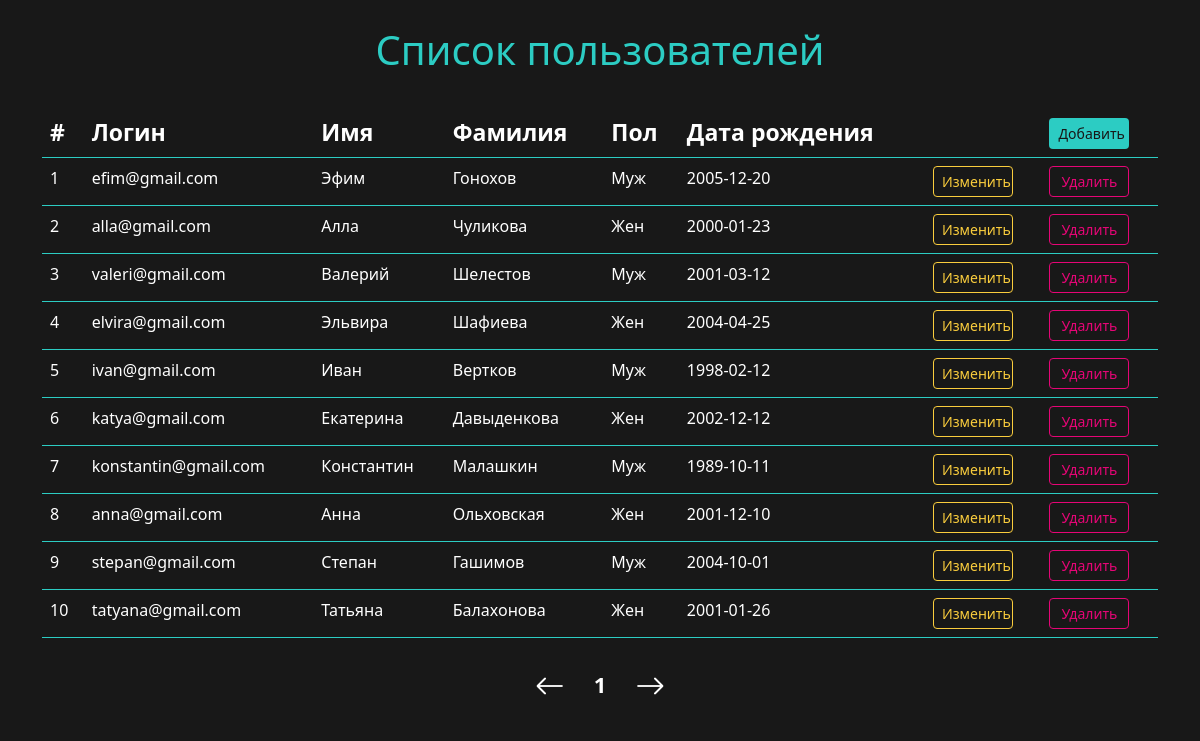
Before: / with the older database file.
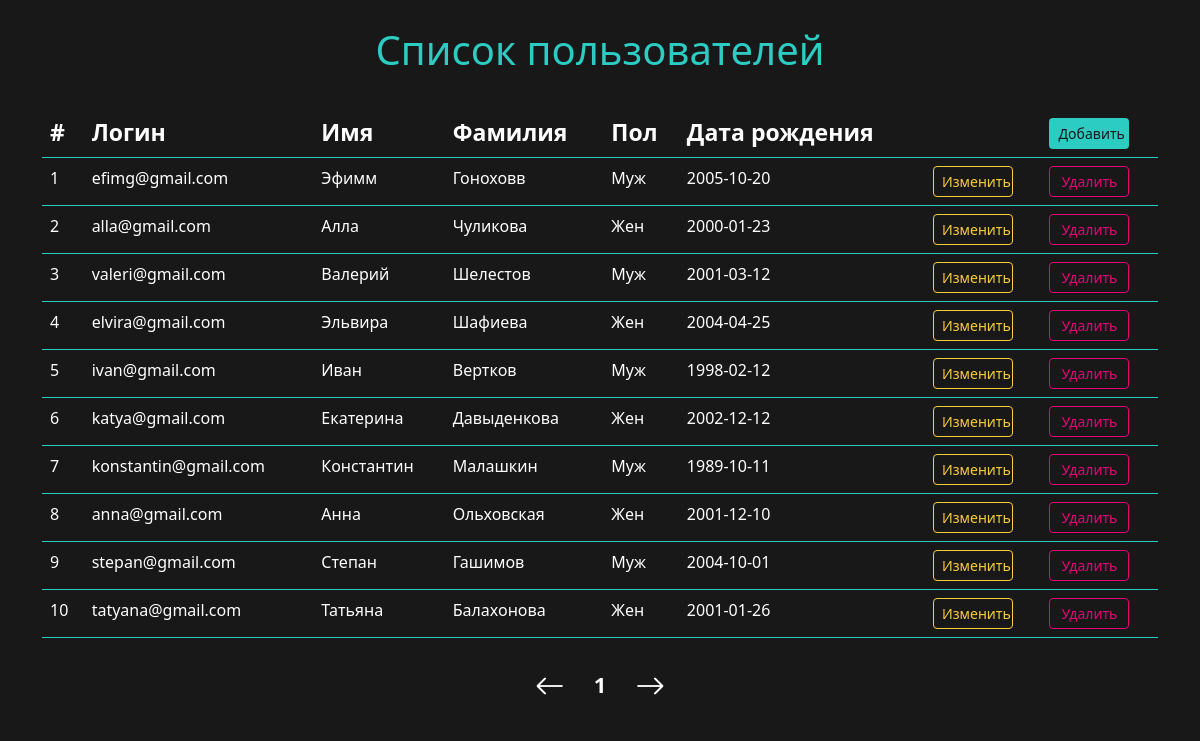
After: the same page with the newer database file.
### tables this page shows
CREATE TABLE IF NOT EXISTS `users` (
  `ID` int UNSIGNED NOT NULL AUTO_INCREMENT,
  `login` varchar(100) NOT NULL,
  `password` varchar(255) NOT NULL,
  `name` varchar(100) NOT NULL,
  `surname` varchar(100) NOT NULL,
  `gender` int NOT NULL,
  `birthdate` date NOT NULL,
  PRIMARY KEY (`ID`),
  UNIQUE KEY `login` (`login`)
);

### index.php (the view, shortened to what this page needs)
<?php
require_once 'db.php';
$sort = $_GET['sort'] ?? 'id';
$order = $_GET['order'] ?? 'asc';
$limit = 10;
$page = $_GET['page'] ?? 1;
$offset = ($page - 1) * $limit;
$order = ($order === 'desc') ? 'desc' : 'asc';
$sql = "SELECT * FROM users ORDER BY $sort $order LIMIT $limit OFFSET $offset";
$result = $conn->query($sql);
$total_result = $conn->query("SELECT COUNT(*) AS total FROM users");
$total_row = $total_result->fetch_assoc();
$total_users = $total_row['total'];
$total_pages = ceil($total_users / $limit);
$counter = ($page - 1) * $limit + 1;
?>
<!DOCTYPE html>
<html lang="ru">
<head>
    <link href="https://cdn.jsdelivr.net/npm/bootstrap@5.3.0/dist/css/bootstrap.min.css" rel="stylesheet">
    <link rel="stylesheet" type="text/css" href="style.css">
    <link rel="stylesheet" href="https://cdn.jsdelivr.net/npm/bootstrap-icons@1.10.5/font/bootstrap-icons.css">
</head>
<body class="p-3">
<div class="col-12">
   <h1>Список пользователей</h1>
   <br>
   <div class="container">
      <table class="table">
         <thead>
            <tr>
               <th>#</th>
               <th><a href="?sort=login&order=<?php echo $order === 'asc' ? 'desc' : 'asc' ?>&page=<?php echo $page; ?>">Логин</a></th>
               <th><a href="?sort=name&order=<?php echo  $order === 'asc' ? 'desc' : 'asc' ?>&page=<?php echo $page; ?>">Имя</a></th>
               <th><a href="?sort=surname&order=<?php echo  $order === 'asc' ? 'desc' : 'asc' ?>&page=<?php echo $page; ?>">Фамилия</a></th>
               <th><a href="?sort=gender&order=<?php echo  $order === 'asc' ? 'desc' : 'asc' ?>&page=<?php echo $page; ?>">Пол</a></th>
               <th><a href="?sort=birthdate&order=<?php echo  $order === 'asc' ? 'desc' : 'asc' ?>&page=<?php echo $page; ?>">Дата рождения</a></th>
               <th></th>
               <th><a href="add_user.php" class="btn btn-sm add-btn">Добавить</a></th>
            </tr>
         </thead>
         <tbody>
            <?php while ($row = $result->fetch_assoc()): ?>
               <tr>
                  <td><?php echo $counter ?></td>
                  <td><?php echo  htmlspecialchars($row['login']) ?></td>
                  <td><?php echo  htmlspecialchars($row['name']) ?></td>
                  <td><?php echo  htmlspecialchars($row['surname']) ?></td>
                  <td><?php echo  $row['gender'] ? 'Жен' : 'Муж' ?></td>
                  <td><?php echo  htmlspecialchars($row['birthdate']) ?></td>
                  <td>
                     <a href="edit_user.php?id=<?php echo $row['ID'] ?>" class="btn btn-sm edit-btn" >Изменить</a>
                  </td>
                  <td>
                     <form action="operations.php" method="POST" style="display:inline;">
                        <button type="submit" class="btn btn-sm delete-btn">Удалить</button>
                     </form>
                  </td>
               </tr>
            <?php $counter = $counter+1; ?>
            <?php endwhile; ?>
         </tbody>
      </table>
   </div>
   <div class="pagination">
      <a href="?page=<?php echo max($page-1,1) ?>&sort=<?php echo $sort ?>&order=<?php echo $order ?>" class="btn btn-sm page-btn">
          <i class="bi bi-arrow-left"></i>
      </a>
      <span class="current-page"><?php echo $page; ?></span>
      <a href="?page=<?php echo min($page+1,$total_pages) ?>&sort=<?php echo $sort ?>&order=<?php echo $order ?>" class="btn btn-sm page-btn">
          <i class="bi bi-arrow-right"></i>
      </a>
   </div>
</div>
</body>
</html>

### style.css (style rules this page uses)
body { background-color: #181818; color: white; padding: 40px; margin-top: 10px; display: flex; justify-content: center; align-items: center; width: 100%; height: 100%; }
h1 { text-align: center; color: #2cccc3; }
table, td, th { background-color: #181818 !important; color: white !important; border-bottom: 1px solid #2cccc3; }
th { font-size: 23px; }
a { text-decoration: none; color: white; }
.add-btn { width: 80px; background-color: #2cccc3 !important; color: #181818; }
.edit-btn { width: 80px; background-color: #181818; border: 1px solid #facd3d; color: #facd3d; }
.delete-btn { width: 80px; background-color: #181818; border: 1px solid #e60576; color: #e60576; }
.pagination { display: flex; justify-content: center; gap: 10px; margin: 20px 0; }
.page-btn { color: white; font-size: 30px; }
.current-page { font-size: 22px; font-weight: bold; margin: 10px; display: inline-block; vertical-align: middle; }

Changed rows visible on the page:
changed users: login "efim@gmail.com" → "efimg@gmail.com"; name "Эфим" → "Эфимм"; surname "Гонохов" → "Гоноховв"; birthdate "2005-12-20" → "2005-10-20"
